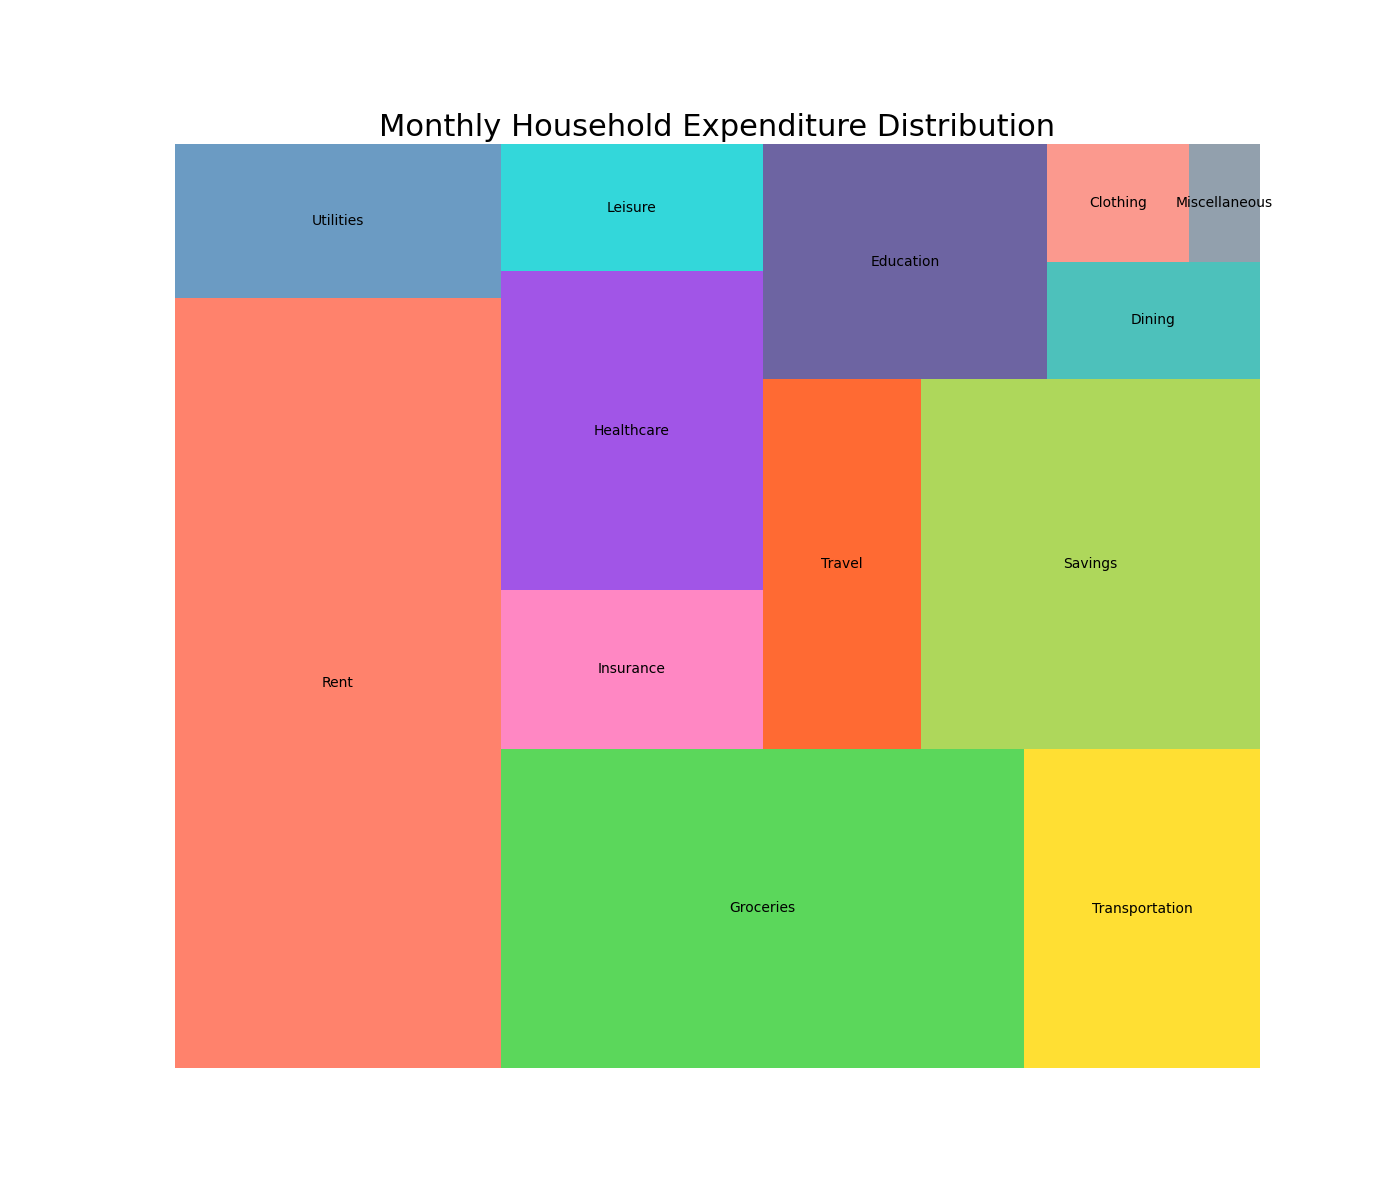

Generate this figure with Python:

import matplotlib.pyplot as plt
import squarify

categories = ['Rent', 'Utilities', 'Groceries', 'Transportation', 'Insurance', 'Healthcare', 'Leisure', 'Travel', 'Savings', 'Education', 'Dining', 'Clothing', 'Miscellaneous']
expenditure = [150000, 30000, 100000, 45000, 25000, 50000, 20000, 35000, 75000, 40000, 15000, 10000, 5000]

colors = ['#FF6347', '#4682B4', '#32CD32', '#FFD700', '#FF69B4', '#8A2BE2', '#00CED1', '#FF4500', '#9ACD32', '#483D8B', '#20B2AA', '#FA8072', '#778899']

plt.figure(figsize=(14, 12))

squarify.plot(sizes=expenditure, label=categories, color=colors, alpha=0.8)

plt.title('Monthly Household Expenditure Distribution', fontsize=22)

plt.axis('off')

plt.show()
